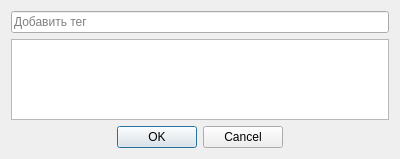
<?xml version="1.0" encoding="UTF-8"?>
<ui version="4.0">
 <class>TagEditor</class>
 <widget class="QDialog" name="TagEditor">
  <property name="geometry">
   <rect>
    <x>0</x>
    <y>0</y>
    <width>400</width>
    <height>159</height>
   </rect>
  </property>
  <property name="windowTitle">
   <string>Редактор тегов</string>
  </property>
  <layout class="QFormLayout" name="formLayout">
   <item row="0" column="0" colspan="2">
    <widget class="QLineEdit" name="le_tag">
     <property name="placeholderText">
      <string>Добавить тег</string>
     </property>
    </widget>
   </item>
   <item row="1" column="0" colspan="2">
    <widget class="QListWidget" name="lw_tags">
     <property name="selectionMode">
      <enum>QAbstractItemView::NoSelection</enum>
     </property>
     <property name="flow">
      <enum>QListView::LeftToRight</enum>
     </property>
     <property name="isWrapping" stdset="0">
      <bool>true</bool>
     </property>
     <property name="spacing">
      <number>5</number>
     </property>
    </widget>
   </item>
   <item row="2" column="0" colspan="2">
    <widget class="QDialogButtonBox" name="buttonBox">
     <property name="orientation">
      <enum>Qt::Horizontal</enum>
     </property>
     <property name="standardButtons">
      <set>QDialogButtonBox::Cancel|QDialogButtonBox::Ok</set>
     </property>
     <property name="centerButtons">
      <bool>true</bool>
     </property>
    </widget>
   </item>
  </layout>
 </widget>
 <resources/>
 <connections>
  <connection>
   <sender>buttonBox</sender>
   <signal>accepted()</signal>
   <receiver>TagEditor</receiver>
   <slot>accept()</slot>
   <hints>
    <hint type="sourcelabel">
     <x>248</x>
     <y>254</y>
    </hint>
    <hint type="destinationlabel">
     <x>157</x>
     <y>274</y>
    </hint>
   </hints>
  </connection>
  <connection>
   <sender>buttonBox</sender>
   <signal>rejected()</signal>
   <receiver>TagEditor</receiver>
   <slot>reject()</slot>
   <hints>
    <hint type="sourcelabel">
     <x>316</x>
     <y>260</y>
    </hint>
    <hint type="destinationlabel">
     <x>286</x>
     <y>274</y>
    </hint>
   </hints>
  </connection>
 </connections>
</ui>
